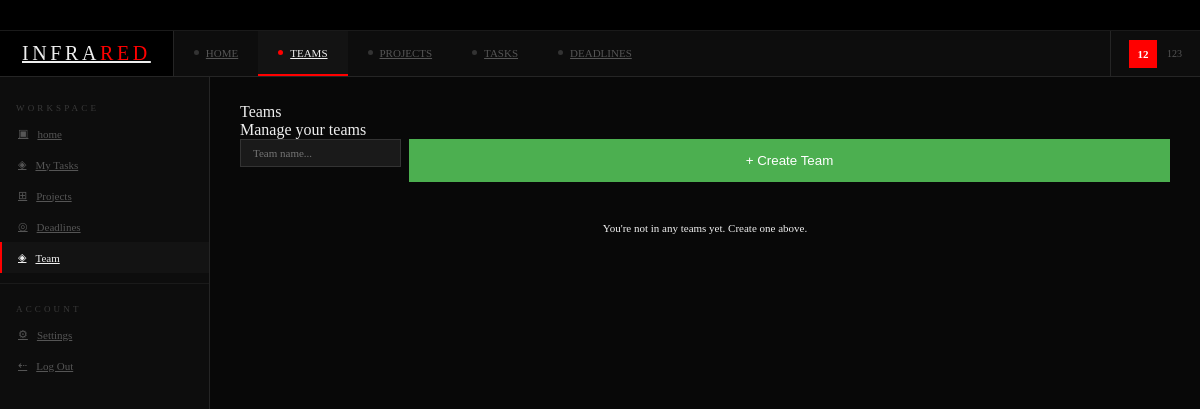
Before: /teams (signed in) with the older database file.
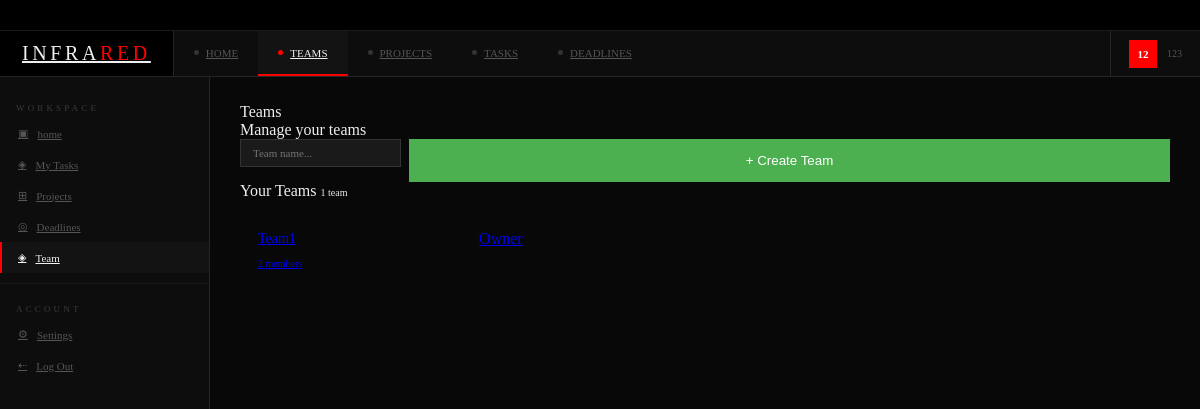
After: the same page with the newer database file.
### tables this page shows
CREATE TABLE Teams (
            TeamID        INTEGER PRIMARY KEY AUTOINCREMENT,
            TeamName      VARCHAR(50) NOT NULL,
            OwnerUsername VARCHAR(20) NOT NULL,
            FOREIGN KEY (OwnerUsername) REFERENCES User(Username)
        );

### app.py (the view)
@app.route("/teams")
def teams():
    if "Username" not in session:
        return redirect(url_for("login"))
    con = get_db()
    cur = con.cursor()
    cur.execute("""
        SELECT t.TeamID, t.TeamName,
               (SELECT COUNT(*) FROM TeamMembers WHERE TeamID = t.TeamID) as member_count
        FROM Teams t
        WHERE t.OwnerUsername = ?
    """, (session["Username"],))
    owned_teams = cur.fetchall()
    cur.execute("""
        SELECT t.TeamID, t.TeamName, t.OwnerUsername,
               (SELECT COUNT(*) FROM TeamMembers WHERE TeamID = t.TeamID) as member_count
        FROM Teams t
        JOIN TeamMembers tm ON t.TeamID = tm.TeamID
        WHERE tm.Username = ? AND t.OwnerUsername != ?
    """, (session["Username"], session["Username"]))
    member_teams = cur.fetchall()
    con.close()
    return render_template("teams.html", page="teams",
                           owned_teams=owned_teams,
                           member_teams=member_teams)

### app.py (called while the page is built)
def get_db():
    con = sqlite3.connect("Database.db")
    con.row_factory = sqlite3.Row
    return con

### templates/teams.html (shortened to what this page needs)
{% extends "base.html" %}
{% block content %}
<div class="page-hdr">
  <div>
    <div class="page-title">Teams</div>
    <div class="page-meta">Manage your teams</div>
  </div>
  <div class="hdr-actions">
    <form method="post" action="{{ url_for('create_team') }}" style="display:flex;gap:8px;">
      <input type="text" name="TeamName" placeholder="Team name..." required
        style="background:#1a1a1a;border:1px solid #333;color:#efefef;padding:7px 12px;
               font-family:var(--mono);font-size:11px;outline:none;width:180px;">
      <button type="submit" class="btn btn-primary">+ Create Team</button>
    </form>
  </div>
</div>
{% if owned_teams %}
<div class="panel-hdr" style="margin-bottom:12px;">
  <span class="panel-title">Your Teams</span>
  <span class="mono dimmed" style="font-size:10px;">{{ owned_teams|length }} team{% if owned_teams|length != 1 %}s{% endif %}</span>
</div>
<div style="display:grid;grid-template-columns:repeat(auto-fill,minmax(240px,1fr));gap:14px;margin-bottom:28px;">
  {% for team in owned_teams %}
  <a href="{{ url_for('team_detail', team_id=team['TeamID']) }}" class="panel" style="display:block;padding:18px;transition:background 0.1s;">
    <div style="display:flex;align-items:center;justify-content:space-between;margin-bottom:10px;">
      <span style="font-size:14px;font-weight:500;">{{ team['TeamName'] }}</span>
      <span class="badge badge-green">Owner</span>
    </div>
    <div class="mono dimmed" style="font-size:10px;">{{ team['member_count'] }} member{% if team['member_count'] != 1 %}s{% endif %}</div>
  </a>
  {% endfor %}
</div>
{% endif %}
{% if not owned_teams and not member_teams %}
<div class="panel" style="padding:40px;text-align:center;">
  <div class="mono dimmed" style="font-size:11px;">You're not in any teams yet. Create one above.</div>
</div>
{% endif %}
{% endblock %}

### templates/base.html (shortened to what this page needs)
<html lang="en">
<head>
    <link rel="stylesheet" href="{{ url_for('static', filename='styles.css') }}">
</head>
<body class="app-wrap">
  <div class="running-text">
    <div class="running-text-container">
    </div>
  </div>
  <nav class="topnav">
    <a href="{{ url_for('home') }}" class="nav-logo">INFRA<em>RED</em></a>
    <div class="nav-tabs">
      <a href="{{ url_for('home') }}"  class="nav-tab {% if page == 'home' %}active{% endif %}"><span class="dot"></span> Home</a>
      <a href="{{ url_for('teams') }}"      class="nav-tab {% if page == 'teams' %}active{% endif %}"><span class="dot"></span> Teams</a>
      <a href="{{ url_for('projects') }}"   class="nav-tab {% if page == 'projects' %}active{% endif %}"><span class="dot"></span> Projects</a>
      <a href="{{ url_for('tasks') }}"      class="nav-tab {% if page == 'tasks' %}active{% endif %}"><span class="dot"></span> Tasks</a>
      <a href="{{ url_for('deadlines') }}"  class="nav-tab {% if page == 'deadlines' %}active{% endif %}"><span class="dot"></span> Deadlines</a>
    </div>
    <div class="nav-user">
      <div class="nav-avatar">{{ session['Username'][:2] | upper }}</div>
      {{ session['Username'] }}
    </div>
  </nav>
  <div class="app-body">
    <aside class="sidebar">
      <div class="sb-section">Workspace</div>
      <a href="{{ url_for('home') }}"  class="sb-item {% if page == 'home' %}active{% endif %}"><span class="sb-icon">▣</span> home</a>
      <a href="{{ url_for('tasks') }}"      class="sb-item {% if page == 'tasks' %}active{% endif %}"><span class="sb-icon">◈</span> My Tasks</a>
      <a href="{{ url_for('projects') }}"   class="sb-item {% if page == 'projects' %}active{% endif %}"><span class="sb-icon">⊞</span> Projects</a>
      <a href="{{ url_for('deadlines') }}"  class="sb-item {% if page == 'deadlines' %}active{% endif %}"><span class="sb-icon">◎</span> Deadlines</a>
      <a href="{{ url_for('teams') }}"      class="sb-item {% if page == 'teams' %}active{% endif %}"><span class="sb-icon">◈</span> Team</a>
      <hr class="sb-divider">
      <div class="sb-section">Account</div>
      <a href="#"                           class="sb-item"><span class="sb-icon">⚙</span> Settings</a>
      <a href="{{ url_for('logout') }}"     class="sb-item"><span class="sb-icon">⇠</span> Log Out</a>
    </aside>
    <main class="main">
      {% block content %}{% endblock %}
    </main>
  </div>
</body>
</html>

### static/styles.css (style rules this page uses)
*, *::before, *::after { box-sizing: border-box; margin: 0; padding: 0; }
html, body { height: 100%; }
body { overflow-x: hidden; min-height: 100vh; background: #080808; color: #efefef; }
input[type="text"], input[type="password"] { width: 100%; padding: 10px; margin-bottom: 15px; background-color: #cccccc; border: 1px solid #000000; border-radius: 0px; box-sizing: border-box; }
button { width: 100%; padding: 10px; background-color: #4CAF50; color: white; border: none; border-radius: 0px; cursor: pointer; }
.running-text { background: #000; border-bottom: 1px solid #1a1a1a; padding: 9px 0; overflow: hidden; white-space: nowrap; }
.running-text-container { display: inline-block; animation: marquee 28s linear infinite; padding-left: 100%; }
.app-wrap { display: flex; flex-direction: column; min-height: 100vh; }
.app-body { display: flex; flex: 1; overflow: hidden; }
.main { flex: 1; overflow-y: auto; padding: 26px 30px; }
.topnav { background: #0d0d0d; border-bottom: 1px solid #252525; display: flex; align-items: stretch; height: 46px; position: sticky; top: 0; z-index: 200; }
.nav-logo { font-size: 20px; letter-spacing: 0.18em; color: #efefef; padding: 0 22px; display: flex; align-items: center; border-right: 1px solid #252525; background: #000; }
.nav-logo em { color: #ff0000; font-style: normal; }
.nav-tabs { display: flex; flex: 1; }
.nav-tab { font-size: 11px; text-transform: uppercase; color: #555; padding: 0 20px; display: flex; align-items: center; gap: 7px; border-bottom: 2px solid transparent; transition: all 0.12s; }
.nav-tab.active { color: #efefef; border-bottom-color: #ff0000; background: #131313; }
.nav-tab .dot { width: 5px; height: 5px; border-radius: 50%; background: #333; }
.nav-tab.active .dot { background: #ff0000; }
.nav-user { margin-left: auto; display: flex; align-items: center; gap: 10px; padding: 0 18px; border-left: 1px solid #252525; font-size: 10px; color: #555; }
.nav-avatar { width: 28px; height: 28px; background: #ff0000; border: 1px solid #ff0000; display: flex; align-items: center; justify-content: center; font-size: 11px; font-weight: bold; color: #fff; }
.sidebar { width: 210px; background: #0d0d0d; border-right: 1px solid #252525; padding: 16px 0; flex-shrink: 0; overflow-y: auto; }
.sb-section { font-size: 9px; text-transform: uppercase; letter-spacing: 0.35em; color: #3a3a3a; padding: 10px 16px 5px; }
.sb-item { display: flex; align-items: center; gap: 9px; padding: 9px 16px; font-size: 11px; color: #555; border-left: 2px solid transparent; transition: all 0.1s; }
.sb-item.active { color: #efefef; border-left-color: #ff0000; background: #131313; }
.sb-divider { border: none; border-top: 1px solid #1a1a1a; margin: 10px 0; }
.app-body { display: flex; flex: 1; min-height: 0; align-items: stretch; }
.sidebar { align-self: stretch; }

Changed rows visible on the page:
added Teams: TeamName "Team1", member_count "2"
Other visible differences:
{{ owned_teams|length }}: (not shown) → "1"
text no longer shown: "You're not in any teams yet. Create one above."
text now shown: "Your Teams team"
